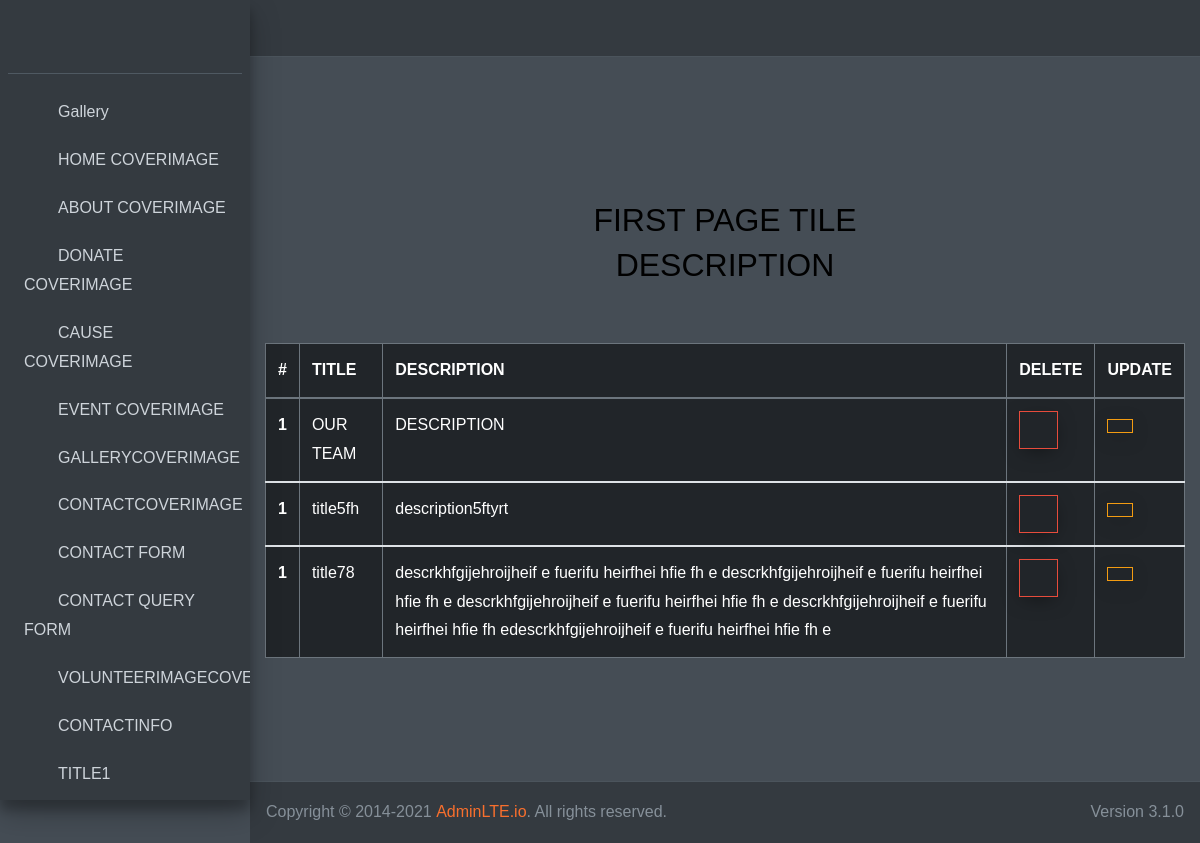
Page /myadmin/titledisplay on the committed database.
### ngoapp/models.py (models this page shows, shortened)
class heading1(models.Model):
    title = models.CharField(max_length=100,blank=False)
    description = models.TextField(max_length=800,blank=False)

### myadmin/views.py (the view)
# urls.py: path('titledisplay',views.title,name='title'),#display + add
def title(request):
    hddata = heading1.objects.all()
    context = {'hde': hddata}
    if request.method == 'POST':
        title=request.POST['title']
        description=request.POST['description']
        var=heading1(title=title,description=description)
        var.save()
        return redirect('title')
    else:
        return render(request,'adminhd/headingtitle.html',context)

### template/adminhd/headingtitle.html (shortened to what this page needs)
{%extends "adminbase.html"%}{% load static %}
{%block content %}
<!doctype html>
  <div class="content-wrapper">
<html lang="en">
  <head>
	<link rel="stylesheet" href="https://stackpath.bootstrapcdn.com/font-awesome/4.7.0/css/font-awesome.min.css">
	<link rel="stylesheet" href="css/style.css">
	</head>
	<body>
	<section class="ftco-section">
		<div class="container">
			<div class="row justify-content-center">
				<div class="col-md-6 text-center mb-5">
					<h2 class="heading-section">FIRST PAGE  TILE DESCRIPTION</h2>
				</div>
			</div>
			<div class="row">
				<div class="col-md-12">
					<div class="table-wrap">
						<table class="table table-bordered table-dark table-hover">
						  <thead>
						    <tr>
						      <th>#</th>
						      <th>TITLE</th>
						      <th>DESCRIPTION</th>
						      <th>DELETE</th>
                   <th>UPDATE</th>
						    </tr>
						  </thead>
                {% for i in hde %}
						  <tbody>
						    <tr>
						      <th scope="row">1</th>
						      <td>{{i.title}}</td>
						      <td>{{i.description}}</td>
                  <TD>
                    <form action="{% url 'hde' i.id%}">
                      <button class="btn btn-outline-danger" data-toggle="tooltip" data-placement="top" title="Delete">
                          <i class="zmdi zmdi-delete"></i>
                      </button>
                  </form>
                </TD>
              <TD>  <form action="{% url 'titupdat' i.id%}">
                        <button class="btn btn-outline-warning" data-toggle="tooltip" data-placement="top" title="update">
                        </button>
                      </form>
                </TD>
						    </tr>
						  </tbody>
                {% endfor %}
						</table>
					</div>
				</div>
			</div>
		</div>
	</section>
	</body>
</html>
    </div>
    {%endblock%}

### rows in the picture
heading1: title "OUR TEAM", description "DESCRIPTION"
heading1: title "title5fh", description "description5ftyrt"
heading1: title "title78", description "descrkhfgijehroijheif e fuerifu heirfhei hfie fh e descrkhfgijehroijheif e fuerifu heirfhei hfie fh e descrkhfgijehroijheif e fuerifu heirfhei hfie fh e descrkhfgijehroijheif e fuerifu heirfhei hfie fh edescrkhfgijehroijheif e fuerifu heirfhei hfie fh e"
